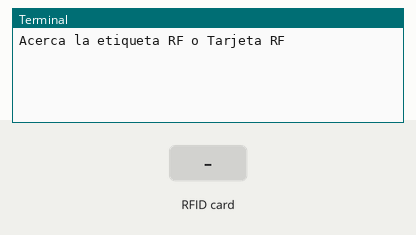
The program below on a simulated Raspberry Pi (header pin numbers). Shown: the last lines printed to the terminal. The inputs (shaded band) are chosen by the test bench. Databases and web services accept everything at once and return nothing; the RFID card's data blocks start empty.

Above: at 1.2 s.
1.3 s: RFID card 5E 7A 19 C4 held to the reader
At 2.8 s:
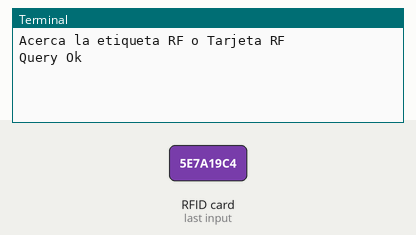
At 7.8 s:
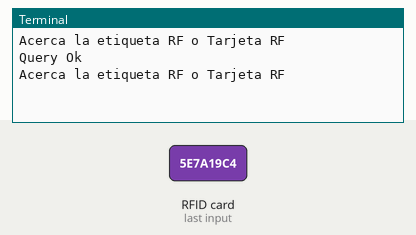

The program:

LeeTag_RBPi_MySQL_MV.py
```python
# Bibliotecas
import mysql.connector
from time import sleep
import sys
from mfrc522 import SimpleMFRC522
import RPi.GPIO as GPIO

reader = SimpleMFRC522()
try:
    while True:
        #Lee el TAG o Tarjeta y toma sus valores de texto e id
        print ("Acerca la etiqueta RF o Tarjeta RF")
        id, text = reader.read()

        # Conexión
        cnx = mysql.connector.connect(user='RamsesRB', password='pi', host='192.168.1.67', database='CodigoIoT')

        # Cursor
        cursor = cnx.cursor()

        query_insert = "INSERT INTO rfid (nombre,texto,rfid) VALUES ('Ramses Ortiz',' " + text + "',"+ str(id) +");"

        # Ejecutar cursor
        cursor.execute (query_insert)

        # Asegurarse de realizar la operacion en BD
        cnx.commit()
        print ("Query Ok")
        sleep(5)

        # Cerrar cursor y conexion a mysql
        cursor.close()
        cnx.close()

except KeyboardInterrupt:
    GPIO.cleanup()
    raise
```

Measured:
- after the input at 1.3 s, the terminal: prints a new line at once (image 1)
